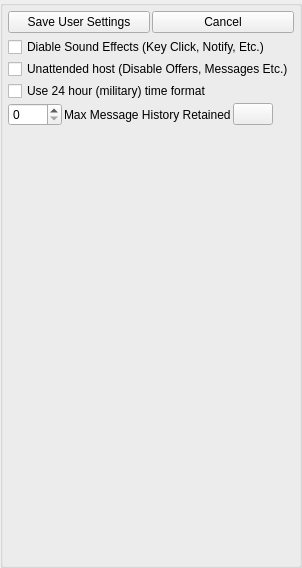
<?xml version="1.0" encoding="UTF-8"?>
<ui version="4.0">
 <class>AppletUserPreferencesUi</class>
 <widget class="QWidget" name="AppletUserPreferencesUi">
  <property name="geometry">
   <rect>
    <x>0</x>
    <y>0</y>
    <width>287</width>
    <height>568</height>
   </rect>
  </property>
  <property name="windowTitle">
   <string>Log Settings</string>
  </property>
  <layout class="QGridLayout" name="gridLayout">
   <property name="leftMargin">
    <number>0</number>
   </property>
   <property name="topMargin">
    <number>0</number>
   </property>
   <property name="rightMargin">
    <number>0</number>
   </property>
   <property name="bottomMargin">
    <number>0</number>
   </property>
   <property name="spacing">
    <number>0</number>
   </property>
   <item row="0" column="0">
    <widget class="QGroupBox" name="DialogItemsGroupBox">
     <property name="title">
      <string/>
     </property>
     <layout class="QVBoxLayout" name="verticalLayout">
      <property name="spacing">
       <number>2</number>
      </property>
      <property name="leftMargin">
       <number>5</number>
      </property>
      <property name="topMargin">
       <number>5</number>
      </property>
      <property name="rightMargin">
       <number>5</number>
      </property>
      <property name="bottomMargin">
       <number>5</number>
      </property>
      <item>
       <layout class="QHBoxLayout" name="horizontalLayout_4">
        <item>
         <widget class="QPushButton" name="m_SavePushButton">
          <property name="sizePolicy">
           <sizepolicy hsizetype="Minimum" vsizetype="Preferred">
            <horstretch>0</horstretch>
            <verstretch>0</verstretch>
           </sizepolicy>
          </property>
          <property name="text">
           <string>Save User Settings</string>
          </property>
         </widget>
        </item>
        <item>
         <widget class="QPushButton" name="m_CancelPushButton">
          <property name="text">
           <string>Cancel</string>
          </property>
         </widget>
        </item>
       </layout>
      </item>
      <item>
       <spacer name="verticalSpacer">
        <property name="orientation">
         <enum>Qt::Vertical</enum>
        </property>
        <property name="sizeType">
         <enum>QSizePolicy::Fixed</enum>
        </property>
        <property name="sizeHint" stdset="0">
         <size>
          <width>20</width>
          <height>2</height>
         </size>
        </property>
       </spacer>
      </item>
      <item>
       <widget class="QCheckBox" name="m_DisableSoundEffectsCheckBox">
        <property name="text">
         <string>Diable Sound Effects (Key Click, Notify, Etc.)</string>
        </property>
       </widget>
      </item>
      <item>
       <widget class="QCheckBox" name="m_UnattendedHostCheckBox">
        <property name="text">
         <string>Unattended host (Disable Offers, Messages Etc.)</string>
        </property>
       </widget>
      </item>
      <item>
       <widget class="QCheckBox" name="m_MilitaryTimeCheckBox">
        <property name="sizePolicy">
         <sizepolicy hsizetype="Minimum" vsizetype="Minimum">
          <horstretch>0</horstretch>
          <verstretch>0</verstretch>
         </sizepolicy>
        </property>
        <property name="text">
         <string>Use 24 hour (military) time format</string>
        </property>
       </widget>
      </item>
      <item>
       <layout class="QHBoxLayout" name="horizontalLayout">
        <item>
         <widget class="QSpinBox" name="m_MaxMessageHistorySpinBox">
          <property name="minimum">
           <number>0</number>
          </property>
          <property name="maximum">
           <number>4000</number>
          </property>
          <property name="singleStep">
           <number>10</number>
          </property>
         </widget>
        </item>
        <item>
         <widget class="QLabel" name="m_MaxMessageHistoryLabel">
          <property name="text">
           <string>Max Message History Retained</string>
          </property>
         </widget>
        </item>
        <item>
         <widget class="VxPushButton" name="m_MaxMessageHistoryInfoButton">
          <property name="text">
           <string/>
          </property>
         </widget>
        </item>
        <item>
         <spacer name="horizontalSpacer">
          <property name="orientation">
           <enum>Qt::Horizontal</enum>
          </property>
          <property name="sizeHint" stdset="0">
           <size>
            <width>40</width>
            <height>20</height>
           </size>
          </property>
         </spacer>
        </item>
       </layout>
      </item>
      <item>
       <spacer name="verticalSpacer_2">
        <property name="orientation">
         <enum>Qt::Vertical</enum>
        </property>
        <property name="sizeType">
         <enum>QSizePolicy::Expanding</enum>
        </property>
        <property name="sizeHint" stdset="0">
         <size>
          <width>20</width>
          <height>5</height>
         </size>
        </property>
       </spacer>
      </item>
     </layout>
    </widget>
   </item>
  </layout>
 </widget>
 <customwidgets>
  <customwidget>
   <class>VxPushButton</class>
   <extends>QPushButton</extends>
   <header>VxPushButton.h</header>
  </customwidget>
 </customwidgets>
 <resources/>
 <connections/>
</ui>
